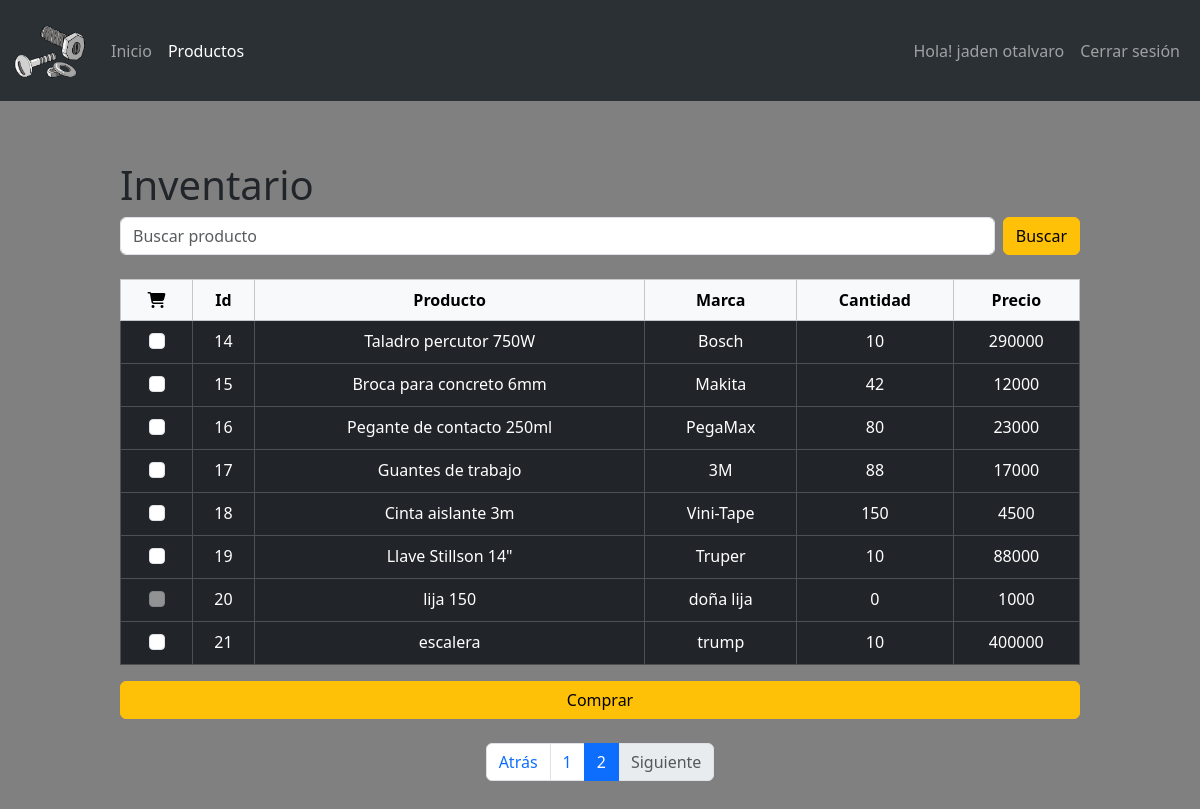
Page /client/inventario.php?page=2 (signed in) on the committed database.
### tables this page shows
CREATE TABLE IF NOT EXISTS `productos` (
  `id` int(11) NOT NULL AUTO_INCREMENT,
  `producto` text NOT NULL,
  `marca` text NOT NULL,
  `cantidad` int(11) NOT NULL,
  `precio` int(11) NOT NULL,
  PRIMARY KEY (`id`)
);

### client/inventario.php (the view, shortened to what this page needs)
<!DOCTYPE html>
<html lang="en">
<head>
    <link href="https://cdn.jsdelivr.net/npm/bootstrap@5.3.3/dist/css/bootstrap.min.css" rel="stylesheet">
    <link rel="stylesheet" href="../style.css">
</head>
<body>
    <?php
    include "barra-navegacion2.php";
    ?>
    <div id="margen-inventario" style="margin: 5% 10%">
        <h1>Inventario</h1>
        <div class="mb-4">
            <form class="d-flex" onsubmit="return false;">
                <input onkeyup="buscar_ahora();" class="form-control me-2" type="search" id="search" placeholder="Buscar producto">
                <button class="btn btn-warning" onclick="buscar_ahora();">Buscar</button>
            </form>
        </div>
        <div id="tabla_inventario">
            <form action="comprar.php" method="POST">
                <table class="table table-dark table-hover table-bordered">
                    <thead class="table-light">
                        <tr align='center'>
                            <th scope="col"><i class="fa-solid fa-cart-shopping"></i></th>
                            <th scope="col">Id</th>
                            <th scope="col">Producto</th>
                            <th scope="col">Marca</th>
                            <th scope="col">Cantidad</th>
                            <th scope="col">Precio</th>
                        </tr>
                    </thead>
                    <tbody>
                    <?php
                        require('../conexion.php');
                        $numPagina = 10;
                        $pagina = isset($_GET["page"]) ? (int)$_GET["page"] : 1;
                        $inicio = ($pagina - 1) * $numPagina;
                        $queryTotal = "SELECT COUNT(*) as total FROM productos";
                        $resultadoTotal = mysqli_query($conn, $queryTotal);
                        $totalRegistros = mysqli_fetch_assoc($resultadoTotal)['total'];
                        $totalPaginas = ceil($totalRegistros / $numPagina);
                        $query = "SELECT * FROM productos ORDER BY id LIMIT $inicio, $numPagina";
                        $resultado = mysqli_query($conn, $query);
                        while ($extraido = mysqli_fetch_array($resultado)) {
                            $cantidad = (int)$extraido['cantidad'];
                            $disabled = ($cantidad <= 0) ? 'disabled' : '';
                    ?>
                            <tr align='center' class="<?= $claseFila ?>">
                                <td>
                                    <div class="form-check d-flex justify-content-center">
                                        <input
                                            class="form-check-input"
                                            type="checkbox"
                                            name="productos[]"
                                            value="<?= $extraido['id'] ?>"
                                            <?= $disabled ?>
                                        >
                                    </div>
                                </td>
                                <td><?= $extraido['id'] ?></td>
                                <td><?= $extraido['producto'] ?></td>
                                <td><?= $extraido['marca'] ?></td>
                                <td><?= $extraido['cantidad'] ?></td>
                                <td><?= $extraido['precio'] ?></td>
                            </tr>
                    <?php
                        }
                    ?>
                    </tbody>
                </table>
                <div class="d-grid gap-2 mb-4">
                    <button type="submit" class="btn btn-warning">
                        Comprar
                    </button>
                </div>
            </form>
        </div>
        <nav>
            <ul class="pagination justify-content-center">
                <li class="page-item <?= ($pagina <= 1) ? 'disabled' : '' ?>">
                    <a class="page-link" href="?page=<?= $pagina - 1 ?>">Atrás</a>
                </li>
                <?php for ($i = 1; $i <= $totalPaginas; $i++): ?>
                    <li class="page-item <?= ($pagina == $i) ? 'active' : '' ?>">
                        <a class="page-link" href="?page=<?= $i ?>"><?= $i ?></a>
                    </li>
                <?php endfor; ?>
                <li class="page-item <?= ($pagina >= $totalPaginas) ? 'disabled' : '' ?>">
                    <a class="page-link" href="?page=<?= $pagina + 1 ?>">Siguiente</a>
                </li>
            </ul>
        </nav>
    </div>
</body>
</html>

### style.css (style rules this page uses)
body { background-color:gray; }

### rows in the picture
productos: id "14", producto "Taladro percutor 750W", marca "Bosch", cantidad "10", precio "290000"
productos: id "15", producto "Broca para concreto 6mm", marca "Makita", cantidad "42", precio "12000"
productos: id "16", producto "Pegante de contacto 250ml", marca "PegaMax", cantidad "80", precio "23000"
productos: id "17", producto "Guantes de trabajo", marca "3M", cantidad "88", precio "17000"
productos: id "18", producto "Cinta aislante 3m", marca "Vini-Tape", cantidad "150", precio "4500"
productos: id "19", producto "Llave Stillson 14\"", marca "Truper", cantidad "10", precio "88000"
productos: id "20", producto "lija 150", marca "doña lija", cantidad "0", precio "1000"
productos: id "21", producto "escalera", marca "trump", cantidad "10", precio "400000"

### other values in the picture
$_SESSION['nombre'] "jaden otalvaro"
